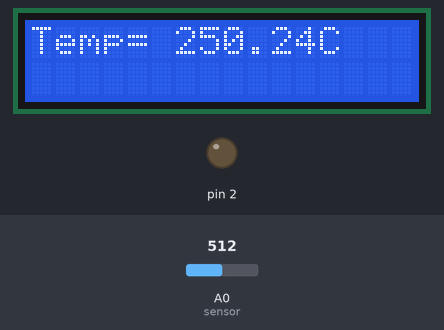
The sketch below on a simulated Arduino Uno, built with avr-gcc and run on an emulated ATmega328P. Parts: 16×2 character LCD, output pins drawn as LEDs (lit = HIGH). The inputs (shaded band) are chosen by the test bench; at power-on: A0 (sensor) = 512. What the sketch prints to the serial monitor is not drawn.

Above: at 1.2 s.
1.3 s: A0 (sensor) set to 716
At 3.2 s:
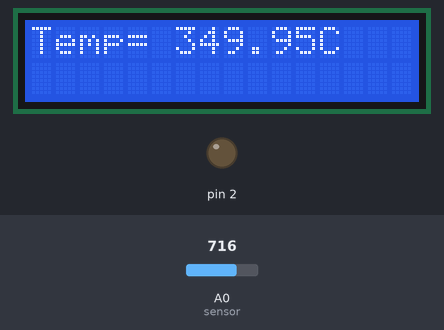
3.6 s: A0 (sensor) set to 900
At 5.0 s:
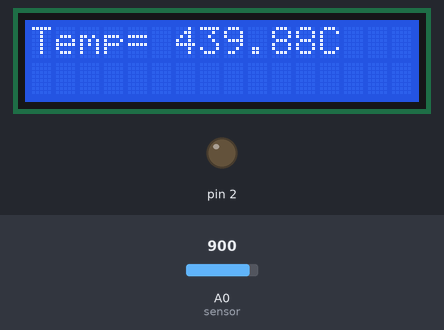
5.6 s: A0 (sensor) set to 1023
At 6.8 s:
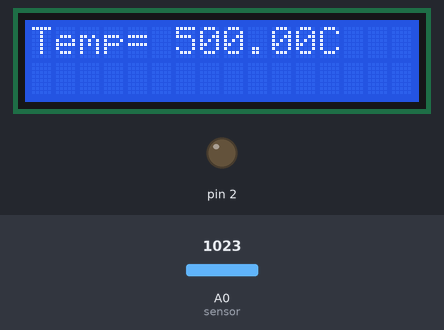
Timing chart, 0 to 8.6 s (numbered marks = the images above; inputs shaded):
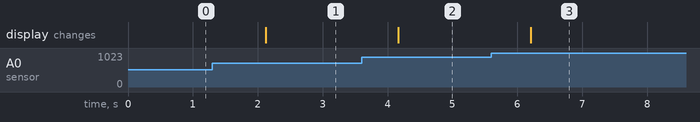

The sketch:

temperature_sensor.ino
```cpp
#include<LiquidCrystal_I2C.h>
const int sensor=A0;
float tempc;
float vout;

LiquidCrystal_I2C lcd(0x27 ,16, 2);

void setup()
{
pinMode(sensor,INPUT);
pinMode(2,OUTPUT);
Serial.begin(9600);
lcd.init();
lcd.backlight();

}
void loop()
{
vout=analogRead(sensor);
vout=(vout*500)/1023;
tempc=vout;
Serial.println(tempc);
lcd.setCursor(0,0);
lcd.print("Temp=       C");
lcd.setCursor(6,0);
lcd.print(tempc);


delay(1000); //Delay of 1 second for ease of viewing
}
```

Measured:
- after the input at 1.3 s, the display: changes after 0.82 s (image 1)
- after the input at 3.6 s, the display: changes after 0.56 s (image 2)
- after the input at 5.6 s, the display: changes after 0.61 s (image 3)
